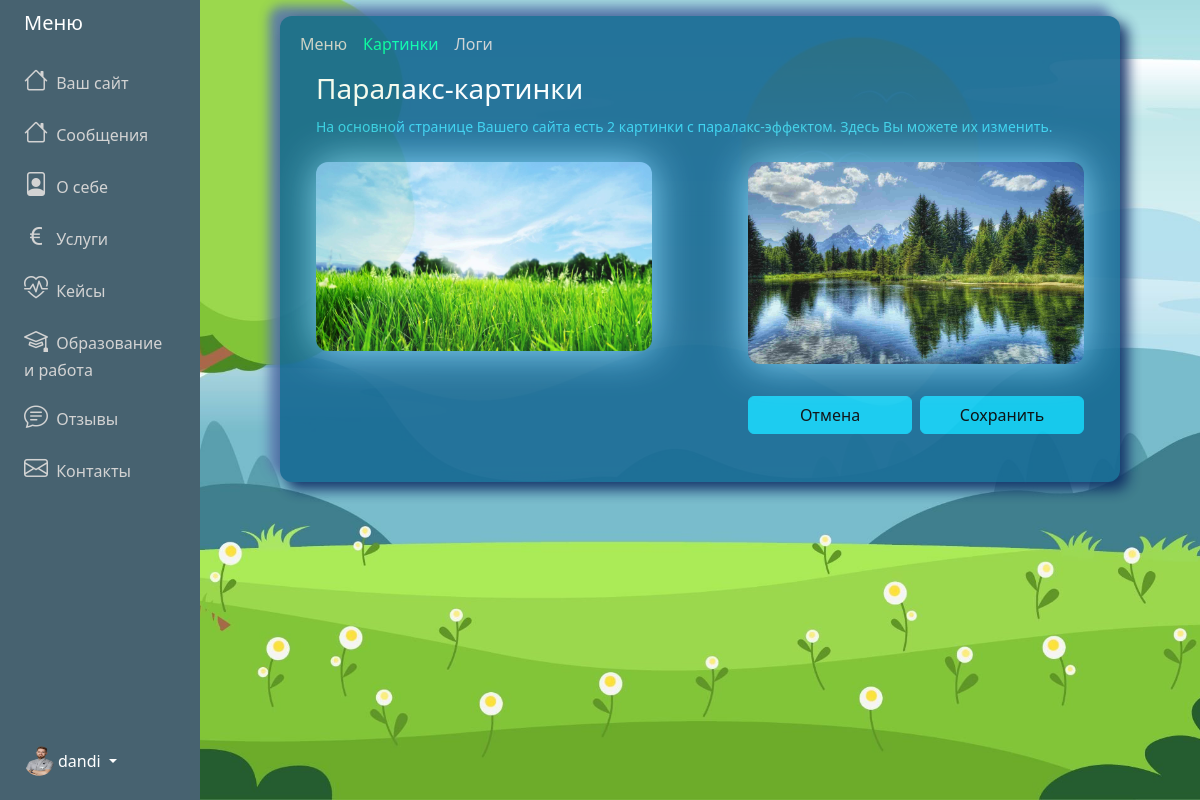
Screenshot of /adminPanel/settings/paralax/ (signed in) with the database file from the repository.
### adminPanel/models.py (models this page shows, shortened)
class Menu (models.Model):
    user = models.OneToOneField(User, on_delete=models.CASCADE)
    messages = models.CharField('Сообщения', max_length=100, default="Сообщения")
    about = models.CharField('О себе', max_length=100, default="О себе")
    services = models.CharField('Услуги', max_length=100, default="Услуги")
    cases = models.CharField('Кейсы', max_length=100, default="Кейсы")
    ed_and_work = models.CharField('Образование и работа', max_length=100, default="Образование и работа")
    feedbacks = models.CharField('Отзывы', max_length=100, default="Отзывы")
    contacts = models.CharField('Контакты', max_length=100, default="Контакты")

class About(models.Model):
    user = models.OneToOneField(User, on_delete=models.CASCADE)
    profession = models.CharField(max_length=200)
    slogan = models.TextField(null=True, blank=True)
    main_foto = models.ImageField(
        default="avatar.jpg",
        upload_to="About_main_foto"
    )

class Paralax(models.Model):
    user = models.OneToOneField(User, on_delete=models.CASCADE)
    img1 = models.ImageField('Паралакс 1', upload_to="paralax_img", null=False, blank=False, default='fon.jpg')
    img2 = models.ImageField('Паралакс 2', upload_to="paralax_img", null=False, blank=False, default='fon.jpg')

### adminPanel/views.py (the view, shortened to what this page needs)
# urls.py: path('adminPanel/settings/paralax/', UpdateParalaxView.as_view(), name="settings-paralax"),
class UpdateParalaxView(LoginRequiredMixin, View):
    def get(self, request):
        paralax_form = UpdateParalaxForm(instance=request.user.paralax)
        context = {
            'title': 'Настройки - картинки паралакс',
            'paralax_form': paralax_form,
            'active':'settings-paralax',
            'menu': request_menu(request)
            }
        return render(request, 'adminPanel/settings-paralax.html', context)

### adminPanel/views.py (called while the page is built)
def request_menu(request):
    user_id = request.user.id  # Получаем id текущего пользователя
    menu = Menu.objects.filter(user_id=user_id).first()  # Используем user_id для фильтрации
    return menu

### adminPanel/templates/adminPanel/settings-paralax.html (shortened to what this page needs)
{% extends "adminPanel/base.html" %}
{% block content %}
<div class="container">
    <div id="innerPage">
        {% include 'adminPanel/includes/nav.html' %}
        <form method="post" novaldiate enctype="multipart/form-data">
            <div class="row align-items-right justify-content-center">
                <div class="col-12 text-white px-5">
                    <div class="lead">
                        <h3>Паралакс-картинки</h3>
                        <p class="fs-6 mb-4">
                            <small class="label-color">На основной странице Вашего сайта есть 2 картинки с паралакс-эффектом. Здесь Вы
                                можете их изменить.</small>
                        </p>
                    </div>
                </div>
            </div>
            <div class="row align-items-start justify-content-center">
                <div class="col-sm-6 col-xs-12 px-5">
                    {% if user.paralax %}
                    <img src="{{ user.paralax.img1.url }}" alt="{{ user.username }}" class="img-fluid admin-about-img"
                        accept=".jpg,.jpeg,.png" onclick="id_img1.click()" id="paralax-img1">
                    {% endif %}
                </div>
                <div class="col-sm-6 col-xs-12 px-5">
                    {% if user.paralax %}
                    <img src="{{ user.paralax.img2.url }}" alt="{{ user.username }}" class="img-fluid admin-about-img"
                        accept=".jpg,.jpeg,.png" onclick="id_img2.click()" id="paralax-img2">
                    {% endif %}
                </div>
            </div>
            <div class="row align-items-center justify-content-center">
                <div class="col-12 px-5 pt-2">
                </div>
            </div>
            <div class="row align-items-center justify-content-center">
                <div class="col-sm-6 col-xs-12 text-white px-5 pt-5">
                </div>
                <div class="col-sm-6 col-xs-12 d-sm-block  px-5 pb-5">
                    <div class="d-grid gap-2 d-md-flex justify-content-md-end">
                        <a href="{% url 'about' %}" class="btn btn-info mt-4 w-50">Отмена</a>
                        <button class="btn btn-info mt-4 w-50" type="submit"> Сохранить </button>
                    </div>
                </div>
            </div>
        </form>
    </div>
</div>
{% endblock content %}

### adminPanel/templates/adminPanel/base.html (shortened to what this page needs)
{% load static %}
<!DOCTYPE html>
<html lang="en">
<head>
    <link href="https://cdn.jsdelivr.net/npm/bootstrap@5.3.3/dist/css/bootstrap.min.css" rel="stylesheet"
>
    <link rel="stylesheet"
        href="https://cdnjs.cloudflare.com/ajax/libs/bootstrap-icons/1.8.1/font/bootstrap-icons.min.css">
    <link rel="stylesheet" href="{% static 'css/styles.css'%}">
</head>
<body class="admin-panel-body">
    <div class="container-fluid">
        <div class="row flex-nowrap">
            <div class="col-auto col-md-3 col-xl-2 px-sm-2 px-0 custom-menu">
                <div class="d-flex flex-column align-items-center align-items-sm-start px-3 pt-2 text-white min-vh-100 custom-menu-fixed">
                    <a href="/"
                        class="d-flex align-items-center pb-3 mb-md-0 me-md-auto text-white text-decoration-none">
                        <span class="fs-5 d-none d-sm-inline">Меню</span>
                    </a>
                    <ul class="nav text-light flex-column mb-sm-auto mb-0 align-items-center align-items-sm-start"
                        id="menu">
                        <li>
                            <a href="{% url 'site' username=user.username %}" class="nav-link align-middle px-0 admin-menu-text {%if active == 'home' %} active {% endif %}">
                                <i class="fs-4 bi-house"></i> <span class="ms-1 d-none d-sm-inline">Ваш сайт</span>
                            </a>
                        </li>
                        <li>
                            <a href="{% url 'messages' %}" class="nav-link align-middle px-0 admin-menu-text {%if active == 'messages' %} active {% endif %}">
                                <i class="fs-4 bi-house"></i> <span class="ms-1 d-none d-sm-inline">{% if menu.messages %} {{ menu.messages }} {% else %}Сообщения {% endif %}</span>
                            </a>
                        </li>
                        <li>
                            <a href="{% url 'about' %}" class="nav-link align-middle px-0 admin-menu-text {%if active == 'about' %} active {% endif %}">
                                <i class="fs-4 bi-file-person"></i> <span class="ms-1 d-none d-sm-inline">{% if menu.about %} {{ menu.about }} {% else %} О себе {% endif %}</span>
                            </a>
                        </li>
                        <li>
                            <a href="{% url 'services' %}" class="nav-link px-0 align-middle admin-menu-text {%if active == 'services' %} active {% endif %}">
                                <i class="fs-4 bi-currency-euro"></i> <span class="ms-1 d-none d-sm-inline">{% if menu.services %} {{ menu.services }} {% else %} Услуги {% endif %}</span></a>
                        </li>
                        <li>
                            <a href="{% url 'cases' %}" class="nav-link px-0 align-middle admin-menu-text {%if active == 'cases' %} active {% endif %}">
                                <i class="fs-4 bi-heart-pulse"></i> <span class="ms-1 d-none d-sm-inline">{% if menu.cases %} {{ menu.cases }} {% else %} Кейсы {% endif %}</span></a>
                        </li>
                        <li>
                            <a href="{% url 'ed-and-work' %}" class="nav-link px-0 align-middl admin-menu-text {%if active == 'ed_and_work' %} active {% endif %}">
                                <i class="fs-4 bi-mortarboard"></i> <span class="ms-1 d-none d-sm-inline">{% if menu.ed_and_work %} {{ menu.ed_and_work }} {% else %} Образование и работа {% endif %}</span></a>
                        </li>
                        <li>
                            <a href="{% url 'feedbacks' %}" class="nav-link px-0 align-middle admin-menu-text {%if active == 'feedbacks' %} active {% endif %}">
                                <i class="fs-4 bi-chat-text"></i> <span class="ms-1 d-none d-sm-inline">{% if menu.feedbacks %} {{ menu.feedbacks }} {% else %} Отзывы {% endif %}</span>
                            </a>
                        </li>
                        <li>
                            <a href="{% url 'contacts' %}" class="nav-link px-0 align-middle admin-menu-text {%if active == 'contacts' %} active {% endif %}">
                                <i class="fs-4 bi-envelope"></i> <span class="ms-1 d-none d-sm-inline">{% if menu.contacts %} {{ menu.contacts }} {% else %} Контакты {% endif %}</span>
                            </a>
                        </li>
                    </ul>
                    <div class="dropdown pb-4">
                        <a href="#"
                            class="d-flex align-items-center text-white text-decoration-none dropdown-toggle {% if current_path == home_url %}active{% endif %}"
                            id="dropdownUser1" data-bs-toggle="dropdown" aria-expanded="false">
                            <img src="{{ user.about.main_foto.url }}" alt="logo" width="30" height="30"
                                class="rounded-circle">
                            <span class="d-none d-sm-inline mx-1">{{user.username}}</span>
                        </a>
                    </div>
                </div>
            </div>
            <div class="col py-3">
                {% block content %}
                {% endblock content %}
            </div>
        </div>
    </div>
</body>
</html>

### static/css/styles.css (style rules this page uses)
:root { --color-primary: #ee394c; --color-secondary: #86b7fe; --color-light: #f2f2f2; --color-gray: #ced4da; --color-dark: #212121; --color-white: #ffffff; --color-error: #e2442f; --color-warning: #ffc900; --color-info: #02a2b9; --color-success: #1ba345; --color-input: #00d1b2; --border-radius: 5px; }
body { background-repeat: no-repeat; background-size: cover; background-position: center; background-attachment: fixed; }
#innerPage { width:100%; max-width:840px; margin : 0 auto; border-radius: 12px; background: #156892; box-shadow: 7px 7px 13px 1px #0f2d64, -10px -9px 11px 1px #5b79ad; opacity: 0.9; }
.custom-menu { background-color: #476270; }
.custom-menu-fixed { position: sticky; top: 0; z-index: 100; }
.admin-menu-text { color: lightgray; }
.label-color { color:#31d2f2; }
.admin-about-img { width: 100%; height: auto; border-radius: 12px; filter: drop-shadow(0 0 20px #83d8ff); cursor: pointer; }

### adminPanel/templates/adminPanel/settings-paralax.html (style rules this page uses)
.admin-panel-body { background-image: url('/media/fon-admin-about.jpg'); }

### rows the page displays
Menu: messages "Сообщения", about "О себе", services "Услуги", cases "Кейсы", ed_and_work "Образование и работа", feedbacks "Отзывы", contacts "Контакты"

### other values shown
{{ user.username }} "dandi"
